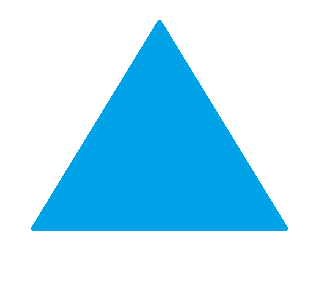
#> input picture convensity detects/ucgen.png, 317 x 285 px
$ python geometri_merkezi.py
#> lines starting #> are read from the running program, lines starting #| are printed output that depends on the picture; after the words box and inside, x2 and y2 are one past the last pixel; in counts of white or black regions, pixels touching at a corner belong together
import cv2
img = cv2.imread("ucgen.png")
#> img is the input picture: shape (285, 317, 3); mean B, G, R 247.9, 226.4, 176.5
gray = cv2.cvtColor(img,cv2.COLOR_BGR2GRAY)
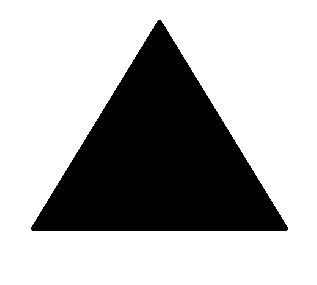
#> gray: shape (285, 317); values 122 (black) and 255 (white), 69.2% white; 1 black region, box (x1, y1, x2, y2) and area: (31, 20, 288, 231) 27811
_,thresh = cv2.threshold(gray,127,255,cv2.THRESH_BINARY)
M = cv2.moments(thresh)
#> M = moments, m00 15946170, centre m10/m00, m01/m00 = (157.5, 134.3)

X = int(M["m10"]/M["m00"])
#> X = 157
Y = int(M["m01"]/M["m00"])
#> Y = 134
cv2.circle(img,(X,Y),5,(0,255,0),-1)
#> img: shape (285, 317, 3); 0.09% of pixels changed, all inside (x1, y1, x2, y2) = (152, 129, 163, 140)

cv2.imshow("image",img)
cv2.waitKey(0)
cv2.destroyAllWindows()

$ run again, with convensity detects/star.png copied over convensity detects/ucgen.png
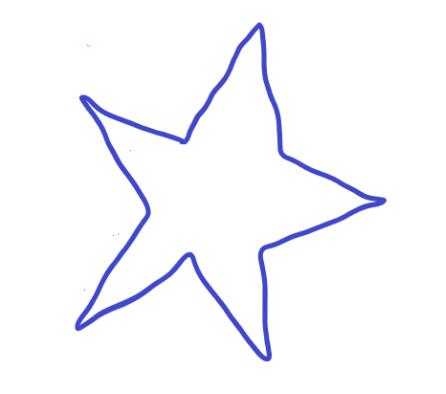
#> input picture convensity detects/star.png, 446 x 394 px
#> img is the input picture: shape (394, 446, 3); mean B, G, R 253.1, 248.3, 248
#> `gray = cv2.cvtColor(img,cv2.COLOR_BGR2GRAY)`:
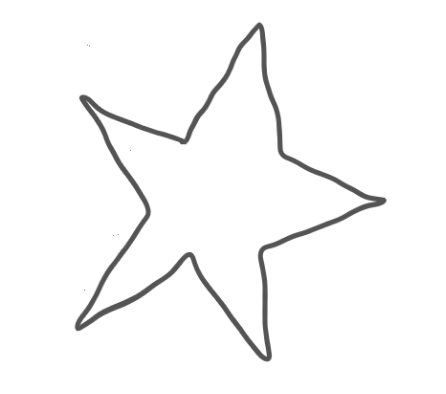
#> gray: shape (394, 446); min 84, max 255, mean 248.8
#> `_,thresh = cv2.threshold(gray,127,255,cv2.THRESH_BINARY)`:
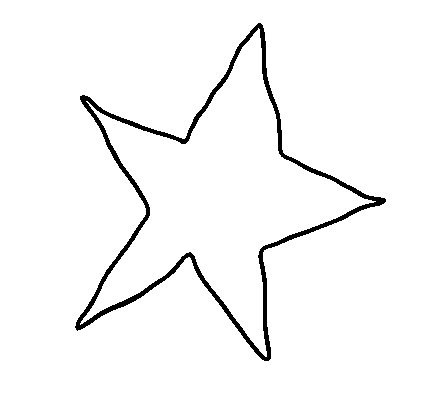
#> thresh: shape (394, 446); 96.8% white; 1 black region, box (x1, y1, x2, y2) and area: (75, 23, 386, 361) 5547
#> M = moments, m00 43395135, centre m10/m00, m01/m00 = (222.9, 196.3)
#> X = 222
#> Y = 196
#> img: shape (394, 446, 3); 0.05% of pixels changed, all inside (x1, y1, x2, y2) = (217, 191, 228, 202)
